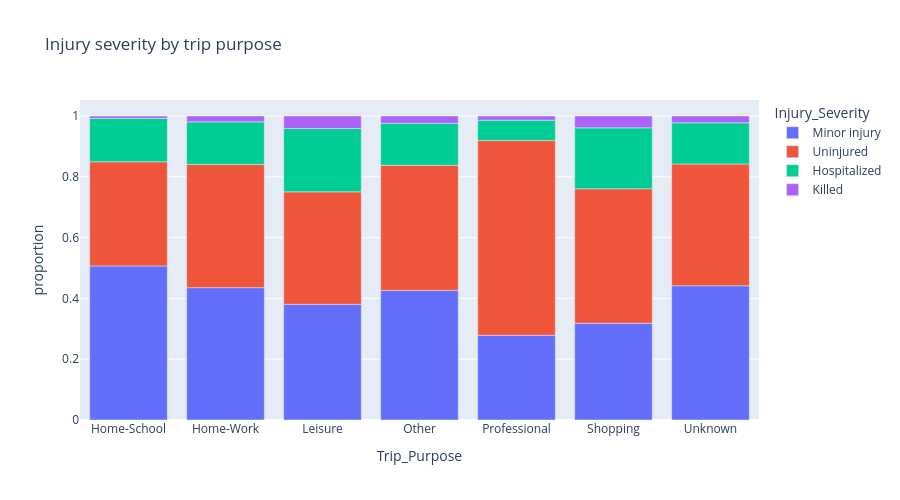

Notebook source saved alongside this figure:
### Markdown cell above
## 8. Severity by Trip Purpose

**Question:** Are professional trips more dangerous than leisure trips?

### Code cell
df_grav_trip = df.groupby('Trip_Purpose')['Injury_Severity'].value_counts(normalize=True).reset_index()

px.bar(df_grav_trip, x='Trip_Purpose', y='proportion', color='Injury_Severity',
       title='Injury severity by trip purpose', height=500)

### Figure 1 — Plotly figure (JSON) as saved in the notebook; plotly's stock layout.template omitted (floating-point values rounded to 4 significant figures)
{"data": [{"hovertemplate": "Injury_Severity=Minor injury<br>Trip_Purpose=%{x}<br>proportion=%{y}<extra></extra>", "legendgroup": "Minor injury", "marker": {"color": "#636efa", "pattern": {"shape": ""}}, "name": "Minor injury", "orientation": "v", "showlegend": true, "textposition": "auto", "type": "bar", "x": ["Home-School", "Home-Work", "Leisure", "Other", "Professional", "Shopping", "Unknown"], "xaxis": "x", "y": [0.5068, 0.4353, 0.3805, 0.4264, 0.2787, 0.3182, 0.4415], "yaxis": "y"}, {"hovertemplate": "Injury_Severity=Uninjured<br>Trip_Purpose=%{x}<br>proportion=%{y}<extra></extra>", "legendgroup": "Uninjured", "marker": {"color": "#EF553B", "pattern": {"shape": ""}}, "name": "Uninjured", "orientation": "v", "showlegend": true, "textposition": "auto", "type": "bar", "x": ["Home-School", "Home-Work", "Leisure", "Other", "Professional", "Shopping", "Unknown"], "xaxis": "x", "y": [0.3425, 0.4052, 0.3699, 0.4114, 0.6405, 0.4424, 0.4007], "yaxis": "y"}, {"hovertemplate": "Injury_Severity=Hospitalized<br>Trip_Purpose=%{x}<br>proportion=%{y}<extra></extra>", "legendgroup": "Hospitalized", "marker": {"color": "#00cc96", "pattern": {"shape": ""}}, "name": "Hospitalized", "orientation": "v", "showlegend": true, "textposition": "auto", "type": "bar", "x": ["Home-School", "Home-Work", "Leisure", "Other", "Professional", "Shopping", "Unknown"], "xaxis": "x", "y": [0.1429, 0.1402, 0.2086, 0.1382, 0.06706, 0.2004, 0.1353], "yaxis": "y"}, {"hovertemplate": "Injury_Severity=Killed<br>Trip_Purpose=%{x}<br>proportion=%{y}<extra></extra>", "legendgroup": "Killed", "marker": {"color": "#ab63fa", "pattern": {"shape": ""}}, "name": "Killed", "orientation": "v", "showlegend": true, "textposition": "auto", "type": "bar", "x": ["Home-School", "Home-Work", "Leisure", "Other", "Professional", "Shopping", "Unknown"], "xaxis": "x", "y": [0.007735, 0.01926, 0.04095, 0.02404, 0.0138, 0.03895, 0.02252], "yaxis": "y"}], "layout": {"barmode": "relative", "height": 500, "legend": {"title": {"text": "Injury_Severity"}, "tracegroupgap": 0}, "title": {"text": "Injury severity by trip purpose"}, "xaxis": {"anchor": "y", "domain": [0, 1], "title": {"text": "Trip_Purpose"}}, "yaxis": {"anchor": "x", "domain": [0, 1], "title": {"text": "proportion"}}}}
